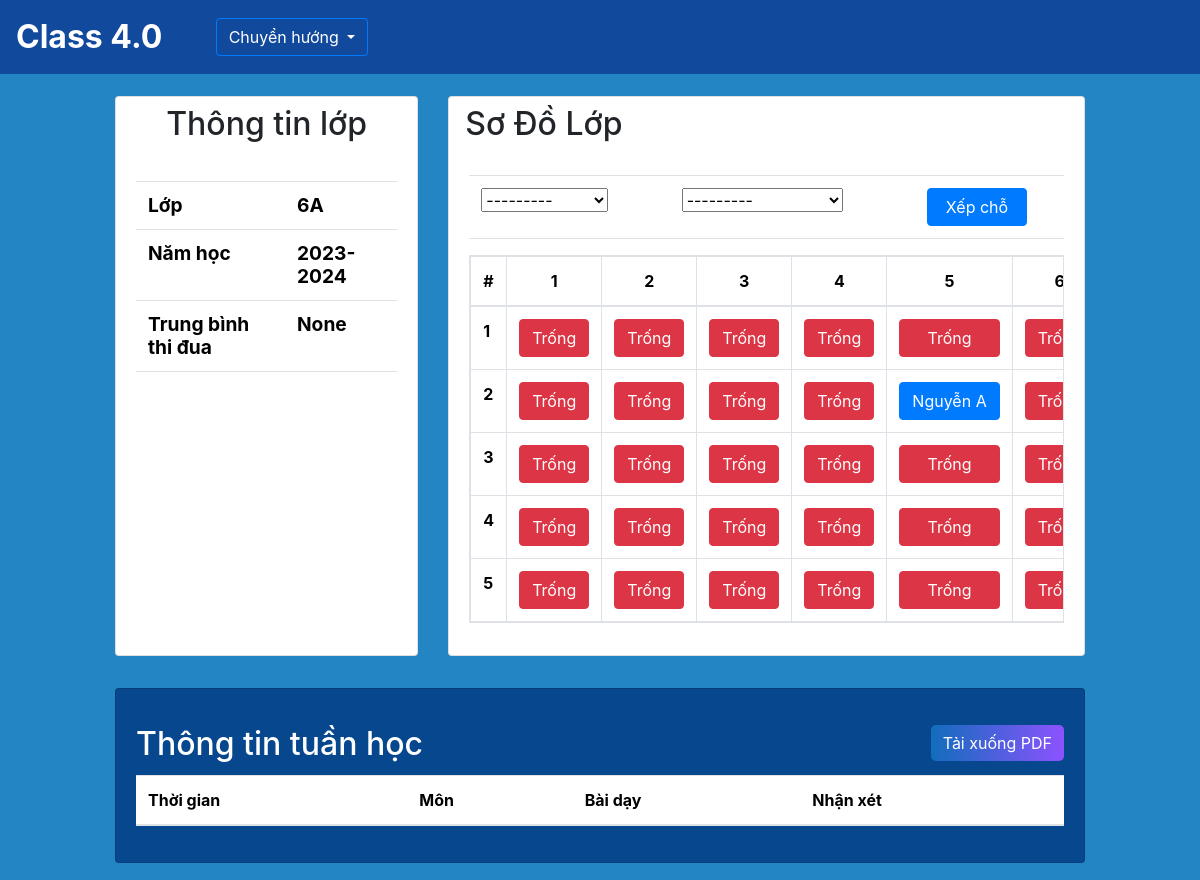
Page /home/6A/summary/ on the earlier database version.
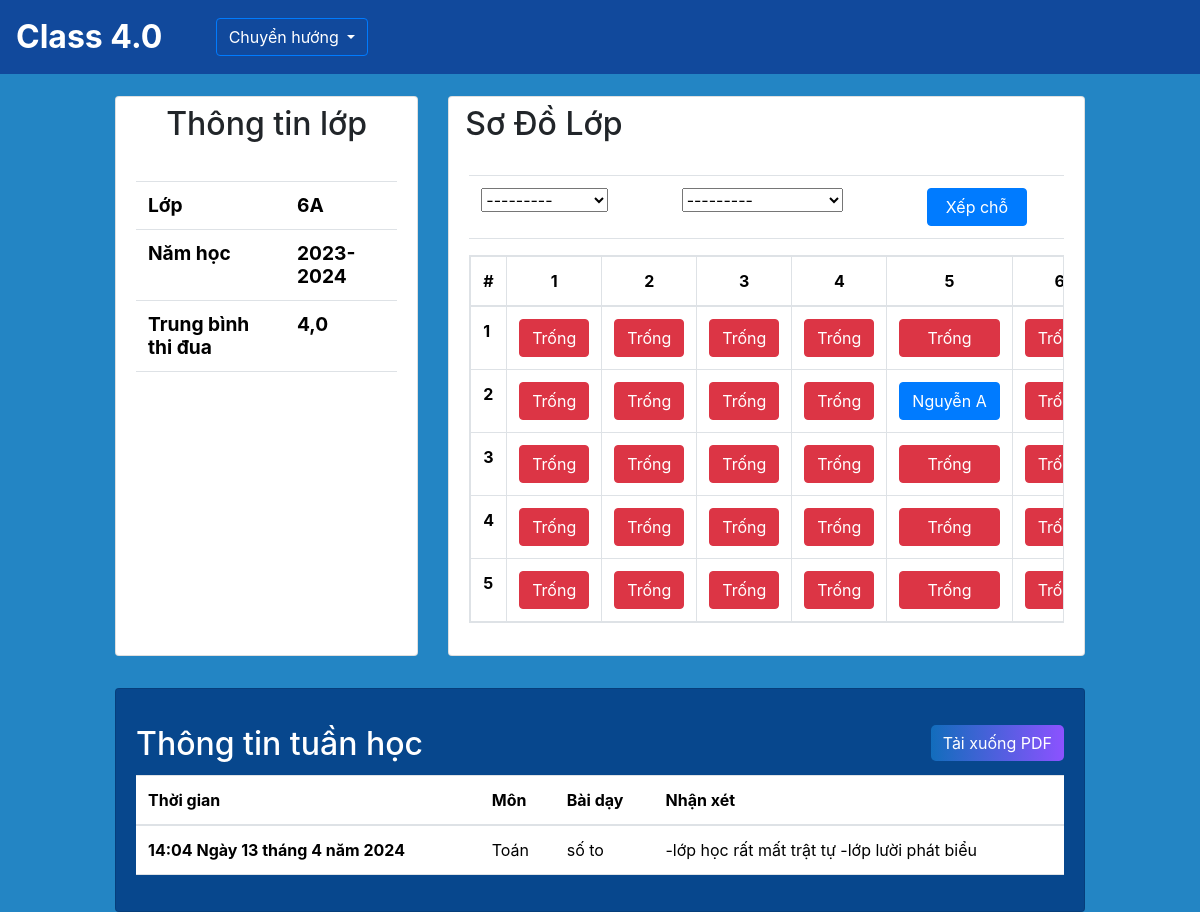
Same page on the later database version.
### CM/models.py (models this page shows, shortened)
class Seat(models.Model):
    classroom = models.ForeignKey(Classroom, on_delete=models.CASCADE, related_name='seats')
    student = models.ForeignKey(Student, on_delete=models.SET_NULL, null=True, blank=True,related_name='seat')
    row = models.PositiveIntegerField()
    column = models.PositiveIntegerField()
    def __str__(self):
        return f"Hàng {self.row}, Cột {self.column}"
    class Meta:
        unique_together = [['classroom', 'row', 'column']]

class Lessons (models.Model):
    name = models.CharField(max_length=150)
    subject = models.ForeignKey(Subject, on_delete=models.CASCADE)
    classroom = models.ForeignKey(Classroom,on_delete=models.CASCADE)
    teacher = models.ForeignKey('app_User.Teacher', on_delete=models.CASCADE)
    counter = models.PositiveIntegerField(default=1)  # Thêm trường counter (đếm số tiết) editable=False
    comment = models.TextField()
    date_time = models.DateTimeField(auto_now_add=True)
    grades = (
        (10, 'Tốt'),
        (8, 'Khá'),
        (6, 'Trung Bình'),
        (4, 'Yếu'),
    )
    grade = models.IntegerField(choices=grades, default='10')

### SM/models.py (models this page shows, shortened)
class Student(models.Model):
    id = models.IntegerField(primary_key=True)
    name = models.CharField(max_length=100,blank=False, null=False)
    classroom = models.ForeignKey(Classroom, on_delete=models.CASCADE, related_name='student') # cho phép classroom truy vấn được các student của mình
    def __str__(self):
        return f"{self.name} - ID: {self.id}"

class Subject (models.Model):
    id = models.CharField(primary_key=True, max_length = 10)
    name = models.CharField(max_length = 100,blank=False, null=False) # cần đảm bảo bắt buôc phải có

### CM/views.py (the view)
# urls.py: path('<str:classroom>/summary/', views.summary_view, name= 'summary'),
def summary_view (request,classroom):
    classroom = get_object_or_404(Classroom, name=classroom) # đưa vào add lesson
    seats = classroom.seats.all().order_by('row', 'column') # đưa vào add lesson
    schedule = Schedule.objects.filter(classroom=classroom).first()
    students = classroom.student.all()
    subjects = classroom.subjects.all()
    lesson = get_lessons_week(classroom=classroom)
    avglessons = get_avglessons(classroom=classroom)
    if request.method == 'POST':
        form = AssignStudentForm(classroom, request.POST)
        if form.is_valid():
            seat = form.cleaned_data['seat']
            student = form.cleaned_data['student']
            seat.assign_student(student)
            return HttpResponseRedirect(request.path_info)
    else:
        form = AssignStudentForm(classroom=classroom)
    context = {
        'lessons':lesson,
        'classroom':classroom,
        'students':students,
        'subjects':subjects,
        'assign_studentForm': form,
        'seats':seats,
        'schedule':schedule,
        'rows': range(1, 6),
        'columns': range(1, 9),
        'avglessons':avglessons
    }
    return render(request, 'summary.html', context)

### CM/forms.py
class AssignStudentForm(forms.Form):
    def __init__(self, classroom, *args, **kwargs):
        super().__init__(*args, **kwargs)
        seats = Seat.objects.filter(classroom=classroom)
        students = Student.objects.filter(classroom=classroom)
        self.fields['seat'] = forms.ModelChoiceField(queryset=seats)
        self.fields['student'] = forms.ModelChoiceField(queryset=students)
    seat = forms.ModelChoiceField(queryset=Seat.objects.none())  # Trường rỗng ban đầu
    student = forms.ModelChoiceField(queryset=Student.objects.none())  # Trường rỗng ban đầu

### CM/views.py (called while the page is built)
def get_lessons_week(classroom):
    today = datetime.now().date()
    start_of_week = today - timedelta(days=today.weekday())
    end_of_week = start_of_week + timedelta(days=6)
    lessons_week = Lessons.objects.filter(classroom=classroom, date_time__date__range=[start_of_week, end_of_week])
    return lessons_week

### CM/templates/summary.html (shortened to what the changed rows need)
{% extends "base.html" %}
{% load static %}
{% block content %}
<div class="row">
    <div class="col-10">
        <div class="row">
            <div class="col-4">
                <div class="card" style="margin-top: 1rem; margin-bottom: 1rem; height:35rem">
                    <h2 class="card-title text-center" style="margin-top:0.5rem">Thông tin lớp</h2>
                    <div class="card-body">
                        <div style="margin-top: 2%;">
                            <table class="table " >
                                <tbody>
                                <tr>
                                    <th class="display-6 font-weight-bold" style="font-size: 1.2em" scope="row">Lớp</th>
                                </tr>
                                <tr>
                                    <th class="display-6 font-weight-bold" style="font-size: 1.2em" scope="row">Năm học</th>
                                </tr>
                                <tr>
                                    <th class="display-6 font-weight-bold" style="font-size: 1.2em" scope="row">Trung bình thi đua</th>
                                    <td class="display-6 font-weight-bold" style="font-size: 1.2em">{{avglessons}}</td>
                                </tr>
                                </tbody>
                            </table>
                        </div>
                    </div>
                </div>
            </div>
            <div class="col-8">
                <div class="card" style="margin-top: 1rem; height:35rem">
                    <h2 class="card-title" style="margin-top:0.5rem; margin-left:0.5em">Sơ Đồ Lớp</h2>
                    <div class="card-body">
                        <div>
                            <div style="margin-bottom:1rem">
                                <form method="post">
                                    <table class="table">
                                        <thead>
                                            <tr>
                                                <td>
                                                    {{ assign_studentForm.seat }}
                                                </td>
                                                <td>
                                                    {{ assign_studentForm.student }}
                                                </td>
                                                <td>
                                                    <button class="btn btn-primary" style="width:80%" type="submit">Xếp chỗ</button>
                                                </td>
                                            </div>
                            </div>
                                <table class="table table-bordered table-responsive">
                                    <thead>
                                        <tr>
                                            <th>#</th>
                                            {% for column in columns %}
                                            <th class="text-center">{{ column }}</th>
                                            {% endfor %}
                                        </tr>
                                    </thead>
                                    <tbody>
                                        {% for row in rows %}
                                        <tr>
                                            <th>{{ row }}</th>
                                            {% for column in columns %}
                                            <td>
                                                {% for seat in seats %}
                                                    {% if seat.row == row and seat.column == column %}
                                                        {% if not seat.student %}
                                                        <div class="d-flex justify-content-center">
                                                            <button class="btn btn-danger text-white" style="width:100%">Trống</button>
                                                        </div>
                                                        {% else %}
                                                        <div class="d-flex justify-content-center">
                                                        <a class="btn btn-primary text-white text-truncate" style="width:100%">{{ seat.student.name }}</a>
                                                        </div>
                                                        {% endif %}
                                                    {% endif %}
                                                {% endfor %}
                                            </td>
                                            {% endfor %}
                                        </tr>
                                        {% endfor %}
                                    </tbody>
                                </table>
                        </div>
                    </div>
                </div>
            </div>
        </div>
    </div>
</div>
<div class="row">
    <div class="col-10">
        <div class="card" style="background-color: #07478D; margin-top:1rem">
            <div class="card-body">
                    <div class="row">
                        <div class="col-6">
                            <h2 class="card-title text-white" style="margin-top: 1rem;">Thông tin tuần học</h2>
                        </div>
                    </div>
                    <table class="table">
                        <thead>
                            <tr>
                                <th scope="col">Thời gian</th>
                                <th scope="col">Môn</th>
                                <th scope="col">Bài dạy</th>
                                <th scope="col">Nhận xét</th>
                            </tr>
                        </thead>
                        <tbody>
                            {% if lessons %}
                            {% for lesson in lessons %}
                            <tr>
                                <th scope="row">{{lesson.date_time }}</th>
                                <td>{{lesson.subject.name}}</td>
                                <td>{{lesson.name }}</td>
                                <td>{{lesson.comment}}</td>
                            </tr>
                            {% endfor %}
                            {% endif %}
                        </tbody>
                    </table>
            </div>
        </div>
    </div>
</div>
{% endblock content %}

Differences in the rows shown:
added Lessons: date_time "14:04 Ngày 13 tháng 4 năm 2024", subject.name "Toán", name "số to", comment "-lớp học rất mất trật tự -lớp lười phát biểu"
Other differences:
{{ avglessons }}: "None" → "4,0"
